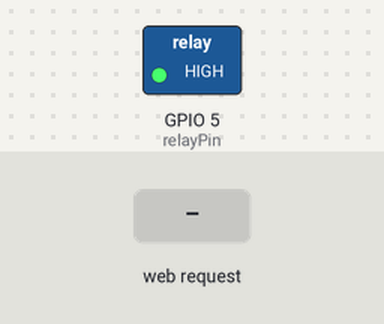
A sketch run on a simulated ESP8266 (NodeMCU). Parts: switched loads named in the sketch (green lamp = pin HIGH). The inputs (shaded band) are chosen by the test bench. WiFi joins after 1.5 s; servers stay silent unless stated; what the sketch prints to the serial monitor is not drawn.

Above: at 2.7 s.
2.8 s: HTTP request GET / received
At 3.6 s:
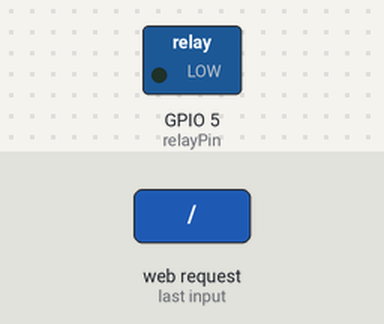
4.3 s: HTTP request GET /off received
At 4.8 s:
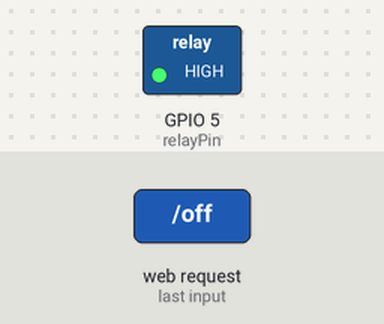
5.8 s: HTTP request GET /on received
At 7.1 s:
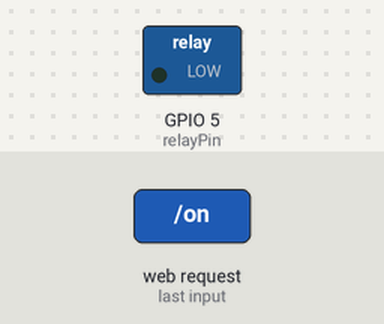
Timing chart, 0 to 8.8 s (numbered marks = the images above; inputs shaded):
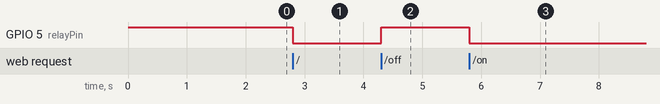

The sketch:

Smart_Watering.ino
```cpp
#include <ESP8266WiFi.h>
#include <ESP8266WebServer.h>

// ================= WiFi Credentials =================
const char* ssid = "SB WORLD // realme";      // Your WiFi SSID
const char* password ="h77sctgk";      // Your WiFi Password

// ================= Pin Setup =================
const int soilPin = A0;    // Soil moisture sensor (Analog pin A0)
const int relayPin = 5;    // GPIO5 = D1 (Relay control pin)

// ================= Web Server =================
ESP8266WebServer server(80);

int soilValue = 0;
bool pumpManual = false;   // false = auto mode, true = manual override
String pumpStatus = "OFF";

// ================= Read Soil Function =================
int readSoil() {
  soilValue = analogRead(soilPin);   // Range: 0 - 1023
  return soilValue;
}

// ================= Control Pump =================
void controlPump() {
  if (pumpManual) {
    // Manual mode: status already set by user
    return;
  }

  int moisture = readSoil();
  if (moisture < 500) {   // Adjust threshold as per your soil sensor
    digitalWrite(relayPin, HIGH);   // Turn ON Pump
    pumpStatus = "OFF (Auto)";
  } else {
    digitalWrite(relayPin, LOW);  // Turn OFF Pump
    pumpStatus = "ON (Auto)";
  }
}

// ================= Web Page =================
String buildWebPage() {
  String html = "<!DOCTYPE html><html>";
  html += "<head><meta charset='UTF-8'><meta http-equiv='refresh' content='5'>";
  html += "<title>Smart Plant Watering System</title></head>";
  html += "<body style='font-family:Arial; text-align:center;'>";
  html += "<h2>🌱 Smart Plant Watering System</h2>";
  html += "<p><b>Soil Moisture:</b> " + String(soilValue) + "</p>";
  html += "<p><b>Pump Status:</b> " + pumpStatus + "</p>";
  html += "<form action=\"/on\" method=\"GET\"><button style='padding:10px 20px;'>Turn Pump ON</button></form><br>";
  html += "<form action=\"/off\" method=\"GET\"><button style='padding:10px 20px;'>Turn Pump OFF</button></form><br>";
  html += "<form action=\"/auto\" method=\"GET\"><button style='padding:10px 20px;'>Set AUTO Mode</button></form><br>";
  html += "<p>🔄 Page refreshes every 5s for real-time update.</p>";
  html += "</body></html>";
  return html;
}

// ================= Web Handlers =================
void handleRoot() {
  controlPump();
  server.send(200, "text/html", buildWebPage());
}

void handlePumpOn() {
  pumpManual = true;
  digitalWrite(relayPin, LOW);
  pumpStatus = "ON (Manual)";
  handleRoot();
}

void handlePumpOff() {
  pumpManual = true;
  digitalWrite(relayPin, HIGH);
  pumpStatus = "OFF (Manual)";
  handleRoot();
}

void handlePumpAuto() {
  pumpManual = false;
  handleRoot();
}

// ================= Setup =================
void setup() {
  Serial.begin(115200);
  pinMode(relayPin, OUTPUT);
  digitalWrite(relayPin, HIGH);   // Pump OFF initially

  // WiFi Connection
  Serial.println("\nConnecting to WiFi...");
  WiFi.begin(ssid, password);
  while (WiFi.status() != WL_CONNECTED) {
    delay(500);
    Serial.print(".");
  }
  Serial.println("\n✅ WiFi Connected!");
  Serial.print("📶 IP Address: ");
  Serial.println(WiFi.localIP());

  // Start Web Server
  server.on("/", handleRoot);
  server.on("/on", handlePumpOn);
  server.on("/off", handlePumpOff);
  server.on("/auto", handlePumpAuto);
  server.begin();
  Serial.println("🌍 Web Server started!");
}

// ================= Loop =================
void loop() {
  server.handleClient();
}
```

Measured:
- after the input at 2.8 s, GPIO 5 (relayPin): HIGH → LOW at once
- after the input at 4.3 s, GPIO 5 (relayPin): LOW → HIGH at once
- after the input at 5.8 s, GPIO 5 (relayPin): HIGH → LOW at once
